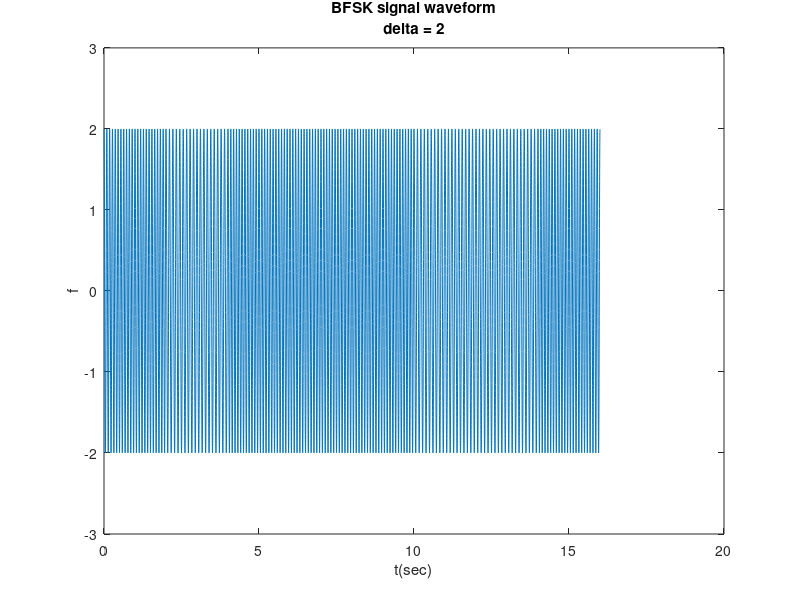

Source code (MATLAB):
%BFSK simulation
fc = 10;
Ac = 2;
Tsym = 2;%symbol length in secs
Tsam = 0.001;%sampling interval in secs
symbol = [1 0 1 1 1 0 0 1];
period = [0:Tsam:Tsym-Tsam];%the duration of one symbol
delta = 2;

%calcuate the number of zero crossings in symbol 1 and symbol 0
num_1 = round(Tsym*(fc+delta/2)*2);
num_0 = round(Tsym*(fc-delta/2)*2);
threshold = (num_1+num_0)/2;

signal = zeros(0);
%modulation
for i = 1:length(symbol)
    signal = [signal, Ac*cos(2*pi*(fc+0.5*delta*(symbol(i)*2-1))*period)];
end

%demodulation
period_length = length(period);
symbol_rx = zeros(0);
for i = 1:floor(length(signal)/period_length)
    fetch = signal((i-1)*period_length+1:i*period_length);
    %first remove the zeros
    fetch = fetch(fetch ~= 0);
    %
    res = fetch(1:end-1).*fetch(2:end);
    count = sum(res < 0);
    if (count > threshold)
      symbol_rx = [symbol_rx, 1];
    else
      symbol_rx = [symbol_rx, 0];
    end
end
symbol_rx

t = [0:length(signal)-1]*Tsam;%the time interval
figure();
plot(t, signal);
title({'BFSK signal waveform'; 'delta = 2'});
xlabel('t(sec)');
ylabel('f');
ylim([-3,3]);
